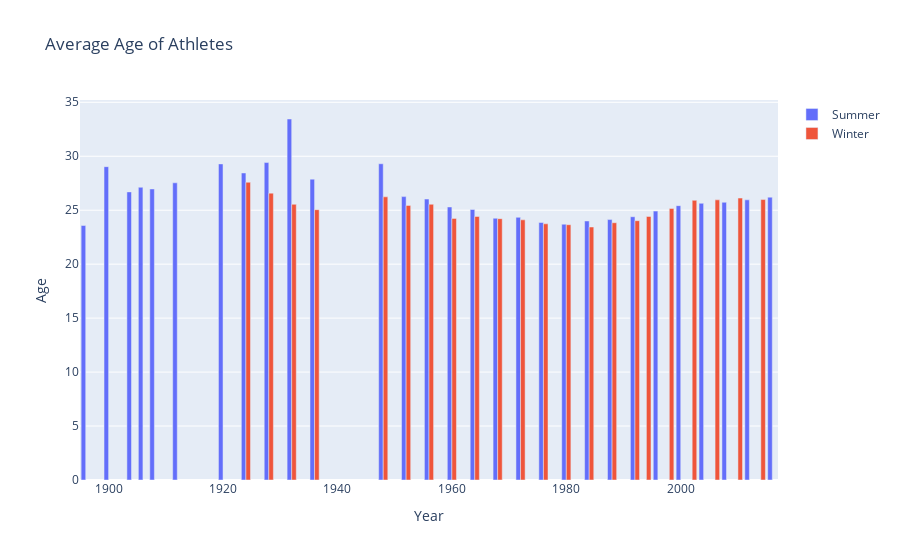

Notebook cell for this chart:
### Code cell
fig  =  go.Figure()
fig.add_trace(go.Bar(x=data_average_age['Year'], y = data_average_age['Summer'], name='Summer '))
fig.add_trace(go.Bar(x=data_average_age['Year'], y = data_average_age['Winter'], name='Winter '))

fig.update_layout(dict(title='Average Age of Athletes', xaxis=dict(title='Year'), yaxis=dict(title='Age')))
fig.show()

### Figure 1 — Plotly figure (JSON) as saved in the notebook; plotly's stock layout.template omitted (floating-point values rounded to 4 significant figures)
{"data": [{"name": "Summer ", "type": "bar", "x": [1896, 1900, 1904, 1906, 1908, 1912, 1920, 1924, 1928, 1932, 1936, 1948, 1952, 1956, 1960, 1964, 1968, 1972, 1976, 1980, 1984, 1988, 1992, 1994, 1996, 1998, 2000, 2002, 2004, 2006, 2008, 2010, 2012, 2014, 2016], "y": [23.58, 29.03, 26.7, 27.13, 26.97, 27.54, 29.29, 28.45, 29.41, 33.45, 27.88, 29.3, 26.26, 26.03, 25.3, 25.07, 24.26, 24.34, 23.86, 23.7, 24.0, 24.13, 24.4, null, 24.92, null, 25.42, null, 25.64, null, 25.73, null, 25.96, null, 26.21]}, {"name": "Winter ", "type": "bar", "x": [1896, 1900, 1904, 1906, 1908, 1912, 1920, 1924, 1928, 1932, 1936, 1948, 1952, 1956, 1960, 1964, 1968, 1972, 1976, 1980, 1984, 1988, 1992, 1994, 1996, 1998, 2000, 2002, 2004, 2006, 2008, 2010, 2012, 2014, 2016], "y": [null, null, null, null, null, null, null, 27.59, 26.58, 25.55, 25.05, 26.24, 25.45, 25.55, 24.24, 24.42, 24.22, 24.11, 23.74, 23.66, 23.44, 23.84, 24.03, 24.42, null, 25.16, null, 25.92, null, 25.96, null, 26.12, null, 25.99, null]}], "layout": {"title": {"text": "Average Age of Athletes"}, "xaxis": {"title": {"text": "Year"}}, "yaxis": {"title": {"text": "Age"}}}}
